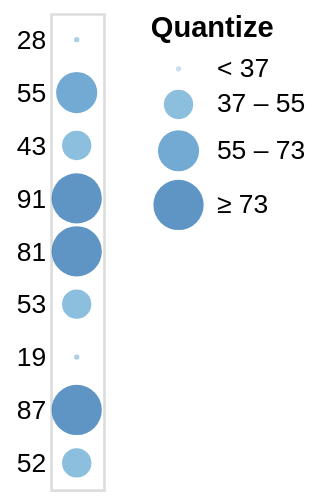

This figure's Vega-Lite source:
### Vega-Lite specification from a JSON file in a GitHub repository (floating-point values rounded to 4 significant figures)
{"$schema": "https://vega.github.io/schema/vega-lite/v3.json", "data": {"values": [{"a": "A", "b": 28}, {"a": "B", "b": 55}, {"a": "C", "b": 43}, {"a": "D", "b": 91}, {"a": "E", "b": 81}, {"a": "F", "b": 53}, {"a": "G", "b": 19}, {"a": "H", "b": 87}, {"a": "I", "b": 52}]}, "mark": "circle", "encoding": {"y": {"field": "b", "type": "nominal", "sort": null, "axis": {"ticks": false, "domain": false, "title": null}}, "size": {"field": "b", "type": "quantitative", "scale": {"type": "quantize"}}, "color": {"field": "b", "type": "quantitative", "scale": {"type": "quantize", "zero": true}, "legend": {"title": "Quantize"}}}}
